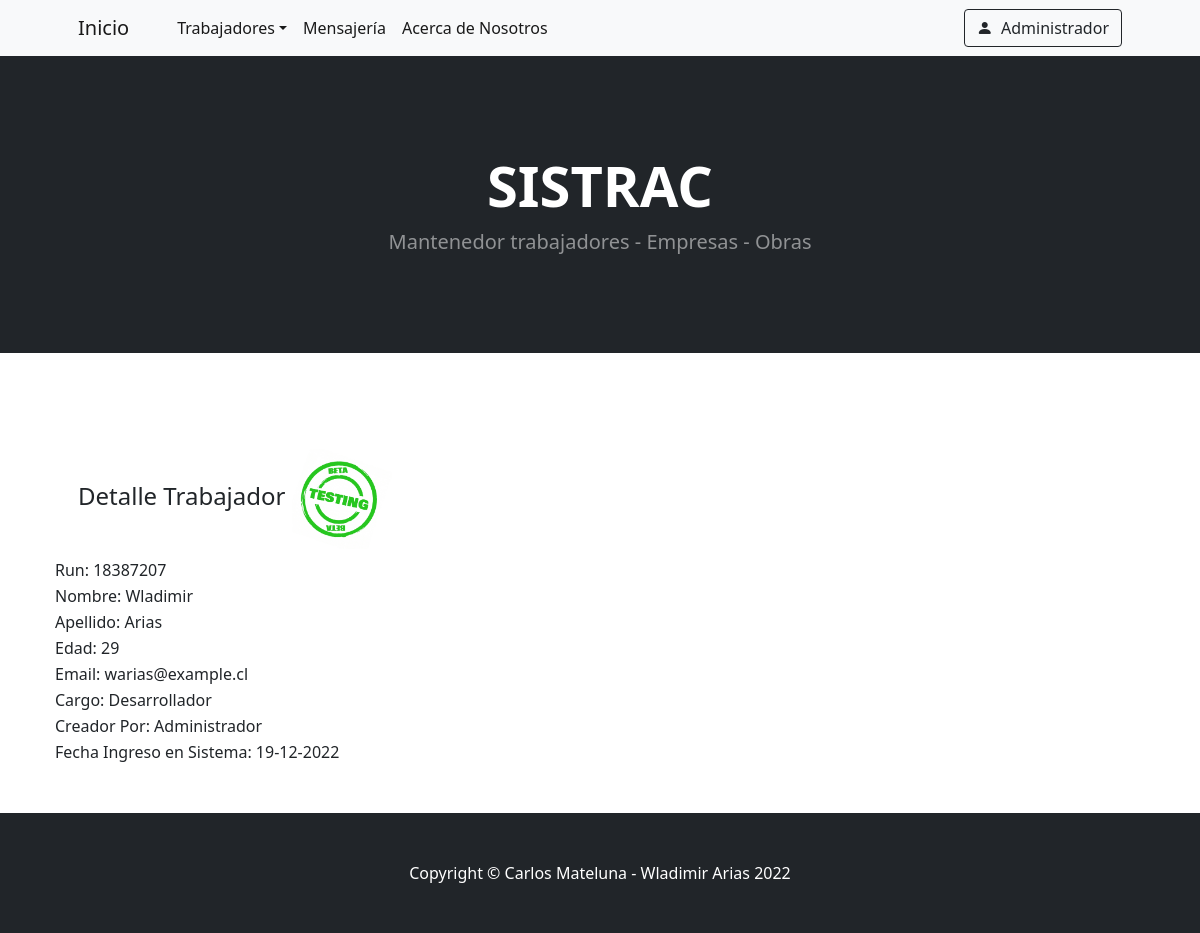
The app's page /app/detalle_trabajador/3 (signed in) with its own data.
### app/models.py (models this page shows, shortened)
class Trabajadores(models.Model):
    run = models.IntegerField()
    nombre = models.CharField(max_length=250)
    apellido = models.CharField(max_length=250)
    edad = models.IntegerField()
    email = models.EmailField()
    cargo = models.CharField(max_length=100)
    imagen_cargo = models.ImageField(upload_to="trabajadores", null=True, blank=True)
    user = models.ForeignKey(User, on_delete=models.CASCADE)
    fecha_ingreso = models.DateField()

### app/views.py (the view)
# urls.py: path("detalle_trabajador/<id>", detalle_trabajador, name="app-detalle-trabajador"),
@login_required
def detalle_trabajador(request, id):
    trabajador_model = Trabajadores.objects.filter(id=id).select_related("user")
    if len(trabajador_model) > 0:
        trabajador = trabajador_model[0]
    else:
        trabajador = ""
    imagen_model = Trabajadores.objects.filter(id=id)
    if trabajador.imagen_cargo != "":
        imagen_url_trabajador = imagen_model[0].imagen_cargo.url
    else:
        imagen_url_trabajador = ""
    return render(request, "app/detalle_trabajador.html", {"trabajador": trabajador, "imagen_url_trabajador": imagen_url_trabajador})

### app/templates/app/detalle_trabajador.html
{% extends 'app/base.html' %} {% block contenido %}
<h4>Detalle Trabajador <img src="{{ imagen_url_trabajador }}" style="max-width: 100px;"> </h4>
<table>
    <tr>
        <td>
            Run: {{ trabajador.run }}
        </td>
    </tr>
    <tr>
        <td>
            Nombre: {{ trabajador.nombre }}
        </td>
    </tr>
    <tr>
        <td>
            Apellido: {{ trabajador.apellido }}
        </td>
    </tr>
    <tr>
        <td>
            Edad: {{ trabajador.edad }}
        </td>
    </tr>
    <tr>
        <td>
            Email: {{ trabajador.email }}
        </td>
    </tr>
    <tr>
        <td>
            Cargo: {{ trabajador.cargo }}
        </td>
    </tr>
    <tr>
        <td>
            Creador Por: {{ trabajador.user|title }}
        </td>
    </tr>
    <tr>
        <td>
            Fecha Ingreso en Sistema: {{ trabajador.fecha_ingreso|date:"d-m-Y" }}
        </td>
    </tr>
</table>
{% endblock %}

### app/templates/app/base.html (shortened to what this page needs)
<!DOCTYPE html>
<html lang="en">
<head>
    {% load static %}
    <link href="https://cdn.jsdelivr.net/npm/bootstrap-icons@1.5.0/font/bootstrap-icons.css" rel="stylesheet" />
    <link href="{% static 'app/css/styles.css' %}" rel="stylesheet" />
</head>
<body>
    <nav class="navbar navbar-expand-lg navbar-light bg-light">
        <div class="container px-4 px-lg-5">
            <a class="navbar-brand" href="{% url 'app-inicio' %}">Inicio</a>
            <div class="collapse navbar-collapse" id="navbarSupportedContent">
                <ul class="navbar-nav me-auto mb-2 mb-lg-0 ms-lg-4">
                    <li class="nav-item dropdown">
                        <a class="nav-link dropdown-toggle active" id="navbarDropdown" href="#" role="button" data-bs-toggle="dropdown" aria-expanded="false">Trabajadores</a>
                    </li>
                    <li class="nav-item"><a class="nav-link active" aria-current="page" href="{% url 'app-mensajeria' %}">Mensajería</a></li>
                    <li class="nav-item"><a class="nav-link active" aria-current="page" href="{% url 'auth-about' %}">Acerca de Nosotros</a></li>
                </ul>
                {% if request.user.is_authenticated %}
                <ul class="navbar-nav  mb-2 mb-lg-0 ms-lg-4">
                    <li class="nav-item dropdown">
                        <a class="btn btn-outline-dark" id="navbarDropdown" href="#" role="button" data-bs-toggle="dropdown" aria-expanded="false"><i class="bi bi-person-fill me-1"></i> {{ request.user.username.capitalize }}</a>
                    </li>
                </ul>
                {% else %}
                <ul class="navbar-nav  mb-2 mb-lg-0 ms-lg-4">
                    <li class="nav-item dropdown">
                        <a class="btn btn-outline-dark " id="navbarDropdown" href="{% url 'auth-login' %}" aria-expanded="false"><i class="bi bi-person-fill me-1"></i> Iniciar Sesión</a>
                    </li>
                </ul>
                {% endif %}
            </div>
        </div>
    </nav>
    <header class="bg-dark py-5">
        <div class="container px-4 px-lg-5 my-5">
            <div class="text-center text-white">
                <h1 class="display-4 fw-bolder">SISTRAC</h1>
                <p class="lead fw-normal text-white-50 mb-0">Mantenedor trabajadores - Empresas - Obras</p>
            </div>
        </div>
    </header>
    <section class="py-5">
        <div class="container px-4 px-lg-5 mt-5">
            <div class="row gx-4 gx-lg-5 row-cols-md-1 justify-content-center">
                {% block contenido %} {% endblock %}
            </div>
        </div>
    </section>
    <footer class="py-5 bg-dark">
        <div class="container">
            <p class="m-0 text-center text-white">Copyright &copy; Carlos Mateluna - Wladimir Arias 2022</p>
        </div>
    </footer>
</body>
</html>

### records on screen
Trabajadores: run "18387207", nombre "Wladimir", apellido "Arias", edad "29", email "warias@example.cl", cargo "Desarrollador", user "Administrador", fecha_ingreso "19-12-2022"

### other values on screen
{{ request.user.username.capitalize }} "Administrador"
